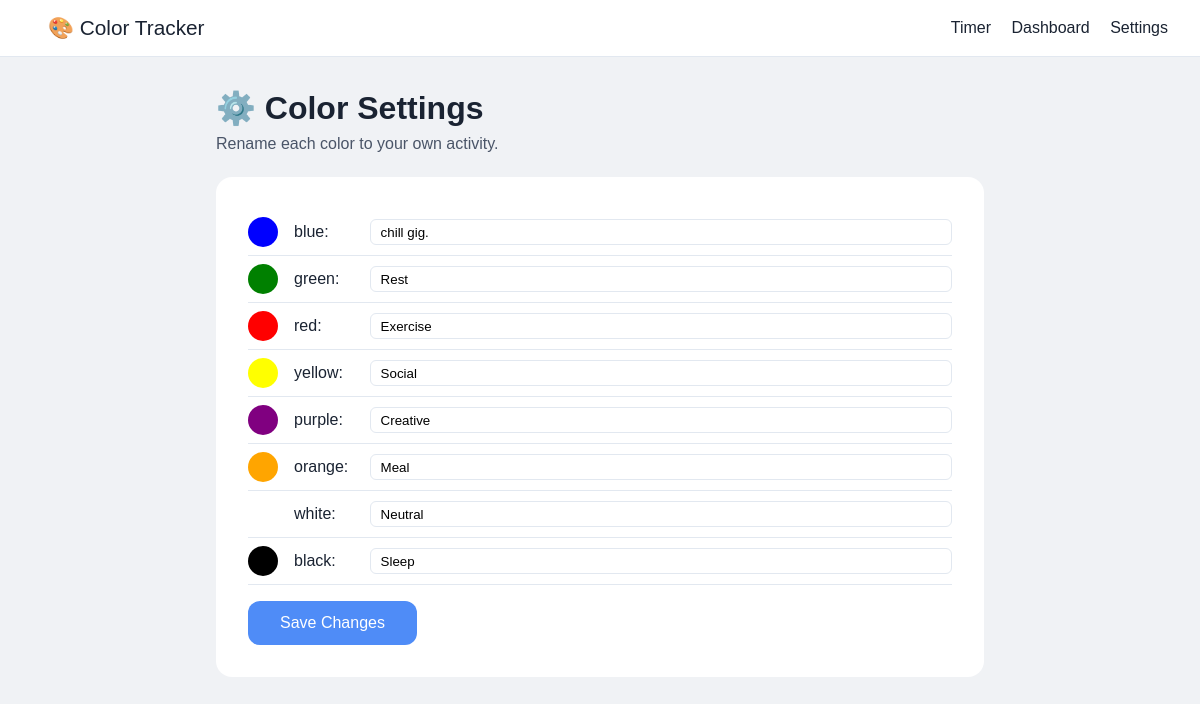
The app's page /settings, older data.
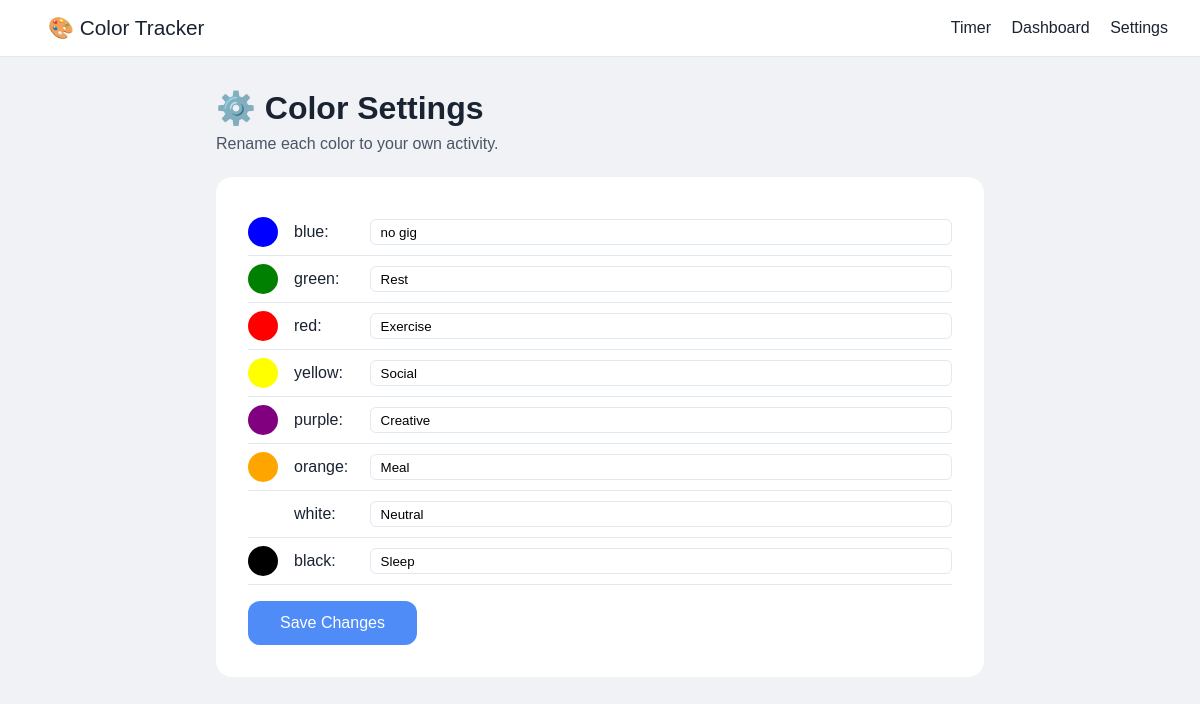
The same page, newer data.
### models.py (models this page shows, shortened)
class ColorMap(db.Model):
    __tablename__ = "color_maps"
    id = db.Column(db.Integer, primary_key=True)
    color = db.Column(db.String(20), unique=True, nullable=False)
    activity = db.Column(db.String(50), nullable=False)

### app.py (the view, shortened to what this page needs)
@app.route("/settings", methods=["GET", "POST"])
def settings():
    colors = ColorMap.query.order_by(ColorMap.id).all()
    return render_template("settings.html", colors=colors)

### templates/settings.html
{% extends "base.html" %}
{% block content %}
<div class="container">
    <h1>⚙️ Color Settings</h1>
    <p>Rename each color to your own activity.</p>
    <form method="POST" class="settings-form">
        {% for color in colors %}
        <div class="setting-row">
            <div class="color-preview" style="background-color: {{ color.color }};"></div>
            <label for="color_{{ color.color }}">{{ color.color }}:</label>
            <input type="text" name="color_{{ color.color }}" value="{{ color.activity }}" placeholder="Enter activity">
        </div>
        {% endfor %}
        <button type="submit" class="save-btn">Save Changes</button>
    </form>
</div>
{% endblock %}

Row changes from the older to the newer data that the page shows:
changed ColorMap "blue": activity "chill gig." → "no gig"
